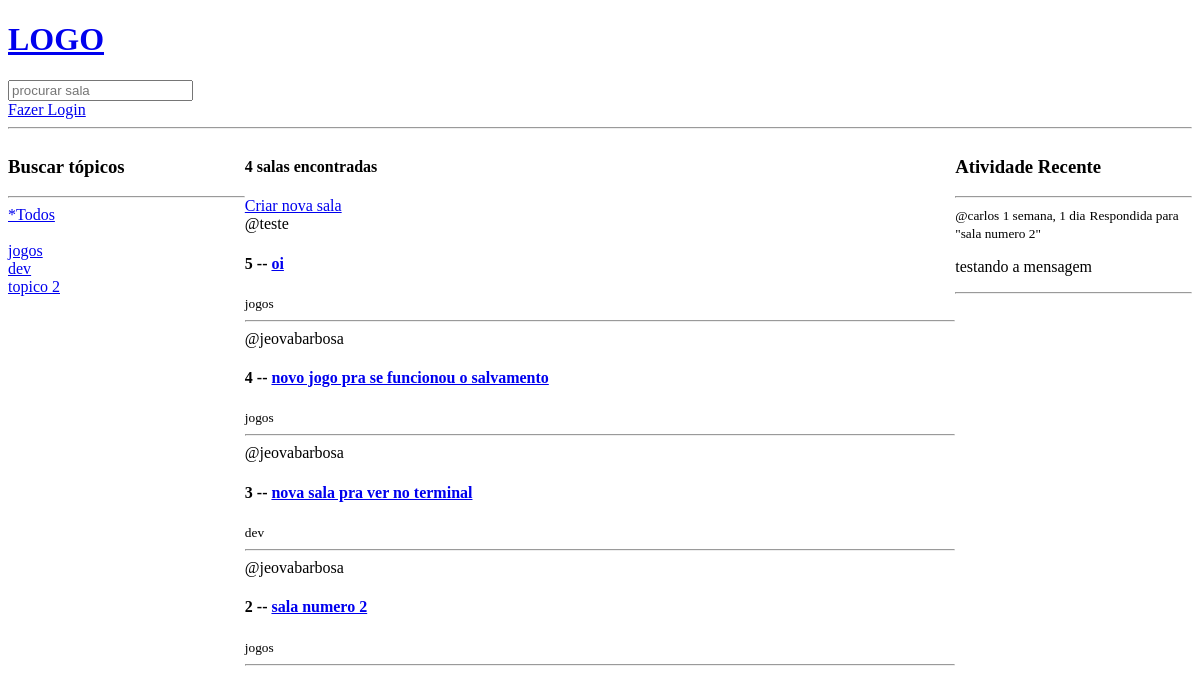
The app's page /, older data.
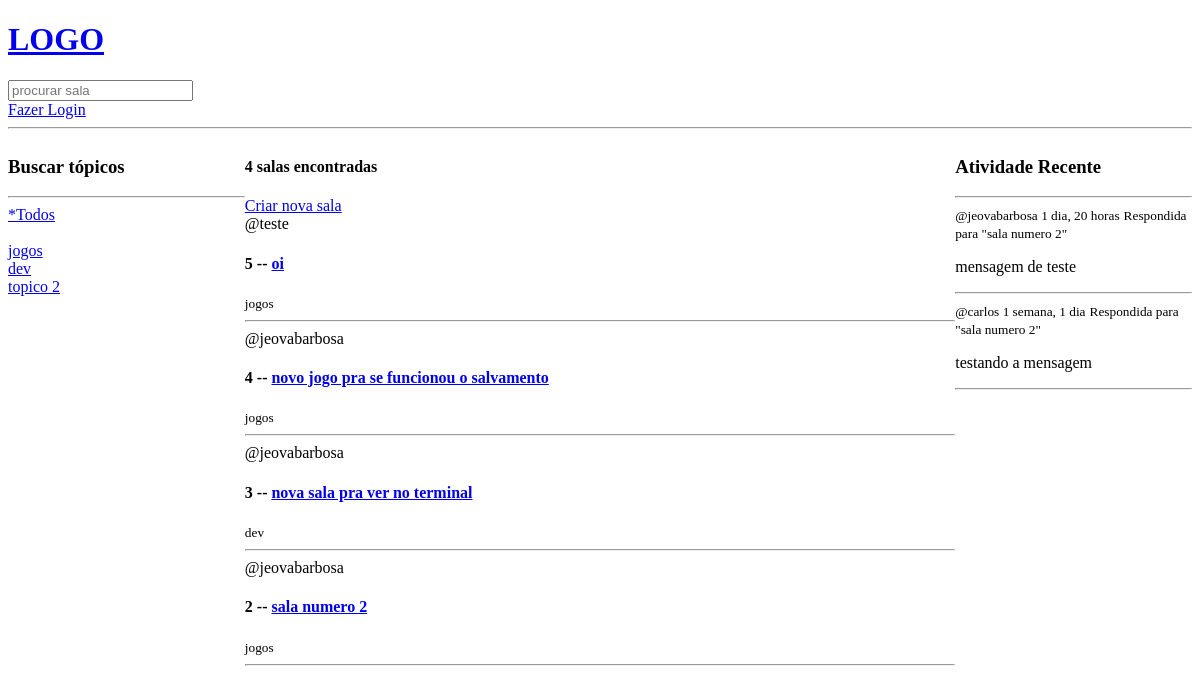
The same page, newer data.
### base/models.py (models this page shows, shortened)
class Topic(models.Model):
    name = models.CharField(max_length=200)

class Room(models.Model):
    host = models.ForeignKey(User, on_delete=models.SET_NULL, null=True)
    topic = models.ForeignKey(Topic, on_delete=models.SET_NULL, null=True)
    name = models.CharField(max_length=200)
    description = models.TextField(null=True, blank=True)
    participants = models.ManyToManyField(User, related_name='participants', blank=True)
    updated = models.DateTimeField(auto_now=True)
    created = models.DateTimeField(auto_now_add=True)
    class Meta:
        ordering = ['-updated', 'created']
    def __str__(self):
        return self.name

class Message(models.Model):
    user = models.ForeignKey(User, on_delete=models.CASCADE)
    room = models.ForeignKey(Room, on_delete=models.CASCADE)
    body = models.TextField()
    updated = models.DateTimeField(auto_now=True)
    created = models.DateTimeField(auto_now_add=True)
    class Meta:
        ordering = ['-updated', 'created']

### base/views.py (the view)
# urls.py: path("", views.home, name="home"),
def home(request):
    q = request.GET.get('q') if request.GET.get('q') != None else ''
    rooms = Room.objects.filter(
        Q(topic__name__icontains=q) |
        Q(name__icontains=q) |
        Q(description__icontains=q)
    )
    topics = Topic.objects.all()
    room_count = rooms.count()
    roomMessages = Message.objects.filter(Q(room__topic__name__icontains=q))
    context = {'rooms': rooms, 'topics': topics, 'room_count': room_count, 'roomMessages':roomMessages}
    return render(request, "base/home.html", context)

### templates/base/home.html (shortened to what this page needs)
{% extends 'main.html' %}
{% block content %}
<div class="home-container">
    <div>
        {% include 'base/topics_components.html' %}
    </div>
    <div>
        <h4>{{room_count}} salas encontradas</h4>
        <a href="{% url 'create-room' %}">Criar nova sala</a>
        {% include 'base/feed_component.html' %}
    </div>
    <div>
        {% include 'base/activity_component.html' %}
    </div>
</div>
{% endblock content %}

### templates/base/topics_components.html
<h3>Buscar tópicos</h3>
<hr>
<div>
    <a href="{% url 'home' %}">*Todos</a>
</div>
<br>
{% for topic in topics %}
<div>
    <a href="{% url 'home' %}?q={{topic.name}}">{{topic.name}}</a>
</div>
{% endfor %}

### templates/base/feed_component.html (shortened to what this page needs)
<div>
    {% for room in rooms %}
    <div>
        <span>@{{room.host.username}}</span>
        <h4>
            {{room.id}} -- <a href="{% url 'room' room.id %}">{{room.name}}</a>
        </h4>
        <small>{{room.topic.name}}</small>
        <br>
        <hr>
    </div>
    {% endfor %}
</div>

### templates/base/activity_component.html (shortened to what this page needs)
<h3>Atividade Recente</h3>
    <hr>
    {% for message in roomMessages %}
    <div>
        <small>@{{message.user}} {{message.created|timesince}}</small>
        <small>Respondida para "{{message.room}}"</small>
        <p>{{message.body}} </p>
        <hr>
    </div>
    {% endfor %}

Row changes from the older to the newer data that the page shows:
added Message: user "jeovabarbosa", created "1 dia, 20 horas", room "sala numero 2", body "mensagem de teste"
